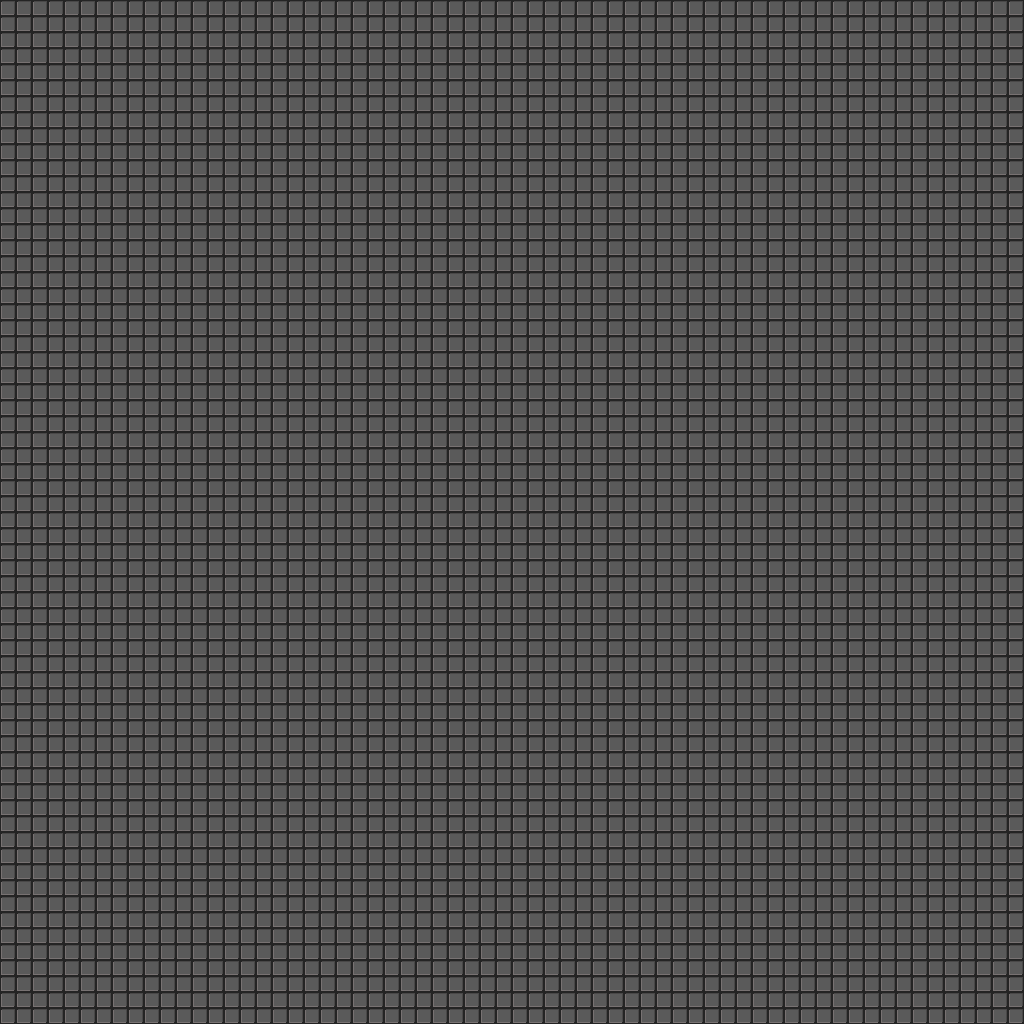

This game map was drawn from its Tiled (.tmx) file and the tilesets committed beside it. A one-line description and the trimmed map source follow:
An orthogonal 64x64 tile map with 16x16 px tiles, 1 tile layer (Tile Layer 1).

<map version="1.0" tiledversion="1.1.4" orientation="orthogonal" renderorder="right-down" width="64" height="64" tilewidth="16" tileheight="16" infinite="0" nextobjectid="1">
 <tileset firstgid="1" source="SimpleMetalTile.tsx" />
 <layer name="Tile Layer 1" width="64" height="64">
  <data>[4096 cells, 4096 non-empty, 1 distinct tile ids]</data>
 </layer>
</map>
